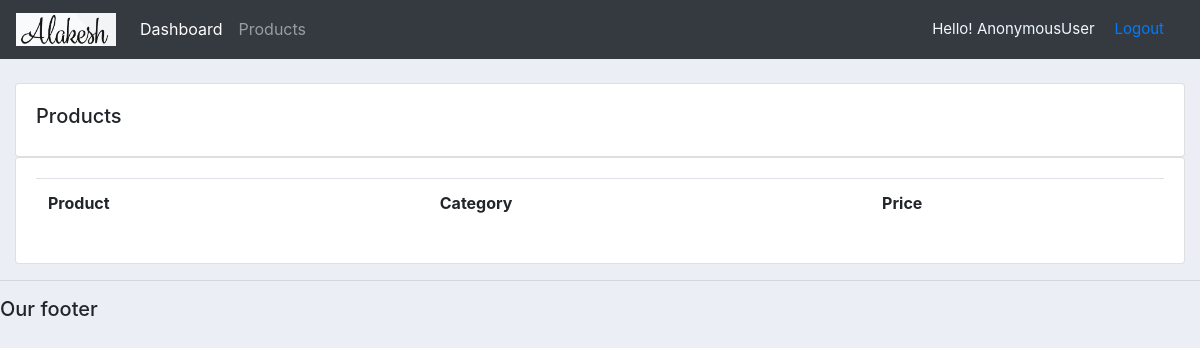
The app's page /products/, older data.
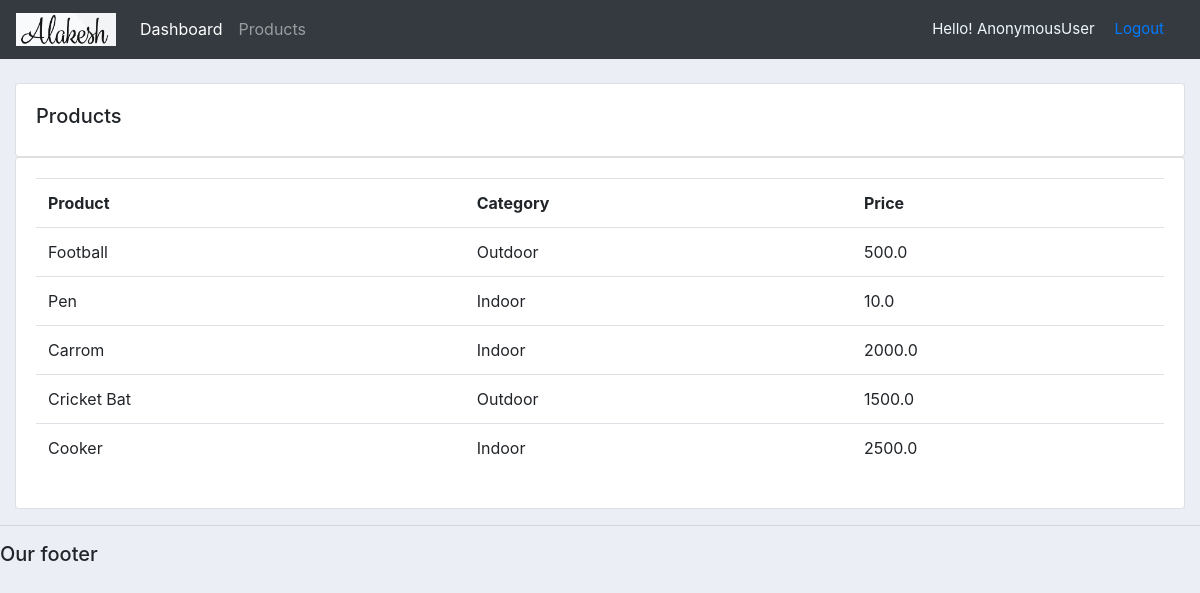
The same page, newer data.
### accounts/models.py (models this page shows, shortened)
class products(models.Model):
    CATEGORY=(
        ('Indoor','Indoor'),
        ('Outdoor','Outdoor')
    )
    name=models.CharField(max_length=200, null=True)
    price=models.FloatField()
    category=models.CharField(max_length=200, null=True, choices=CATEGORY)
    description=models.CharField(max_length=200, null=True)
    date_created=models.DateTimeField(auto_now_add=True, null=True)

### accounts/views.py (the view)
# urls.py: path('products/', views.Products, name='products'),
def Products(request):
    prod_data= products.objects.all()
    return render(request, 'accounts/products.html',{'prod_data': prod_data})

### accounts/templates/accounts/products.html
{%  extends 'accounts/main.html' %}
{% block content %}
		<br>
		<div class="row">
			<div class="col-md">
				<div class="card card-body">
					<h5>Products</h5>
				</div>
				<div class="card card-body">
					<table class="table">
						<tr>
							<th>Product</th>
							<th>Category</th>
							<th>Price</th>
						</tr>
						{% for product in prod_data %}
							<tr>
								<td>{{product.name}}</td>
								<td>{{product.category}}</td>
								<td>{{product.price}}</td>
							</tr>
						{% endfor %}
					</table>
				</div>
			</div>
		</div>
{% endblock content %}

### accounts/templates/accounts/main.html (shortened to what this page needs)
{% load static %}
<!DOCTYPE html>
<html>
<head>
	<link rel="stylesheet" href="https://stackpath.bootstrapcdn.com/bootstrap/4.3.1/css/bootstrap.min.css">
	<link rel="stylesheet" href="{% static '/css/style.css' %}">
</head>
<body>
	{%  include 'accounts/navbar.html' %}
	<div class="container-fluid">
	{% block content %}
	{% endblock %}
    </div>
	<hr>
	<h5>Our footer</h5>
</body>
</html>

### accounts/templates/accounts/navbar.html (shortened to what this page needs)
{% load static %}
<nav class="navbar navbar-expand-lg navbar-dark bg-dark">
    <a class="navbar-brand" href="{% url 'home' %}"><img src="{% static '/image/logo.png' %}" width="100"></a>
    <div class="collapse navbar-collapse" id="navbarNav">
      <ul class="navbar-nav">
        <li class="nav-item active">
          <a class="nav-link" href="{% url 'home' %}">Dashboard</a>
        </li>
        <li class="nav-item">
          <a class="nav-link" href="{% url 'products' %}">Products</a>
        </li>
      </ul>
    </div>
    <span class="hello-msg">Hello! {{request.user}}</span>
    <span class="hello-msg"><a href="{% url 'logout' %}">Logout</a></span>
  </nav>

### static/css/style.css (style rules this page uses)
body { background-color: #ebeff5; }

### accounts/templates/accounts/navbar.html (style rules this page uses)
.hello-msg { color:aliceblue; font-size: 15px; margin-right: 20px; }

Row changes from the older to the newer data that the page shows:
added products: name "Football", category "Outdoor", price "500.0"
added products: name "Pen", category "Indoor", price "10.0"
added products: name "Carrom", category "Indoor", price "2000.0"
added products: name "Cricket Bat", category "Outdoor", price "1500.0"
added products: name "Cooker", category "Indoor", price "2500.0"
